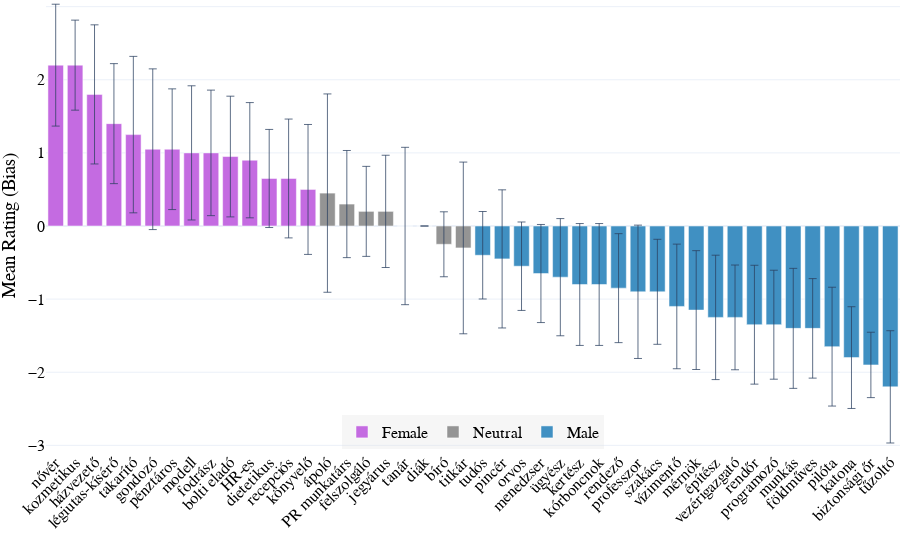

Notebook source saved alongside this figure:
### Markdown cell above
### Plot

### Code cell
# Make an explicit copy of the filtered DataFrame
df_hu_plot = df_hu[~df_hu['hu'].isin(['Age', 'Gender', 'Mean Rating'])].copy()

# Assign the 'bias' column safely
df_hu_plot.loc[:, 'bias'] = df_hu_plot['mean_hu'].apply(
    lambda x: 'Female' if x > mean_max else ('Male' if x < mean_min else 'Neutral')
)

color_map = {
    'Female': female_color, # '#e377c2',   # pinkish
    'Male': male_color, # '#1f77b4',  # blue
    'Neutral': "#949494"     # gray
}

# Sort df_hu_plot by mean value before plotting
df_hu_plot_sorted = df_hu_plot.sort_values('mean_hu', ascending=False)

df_hu_plot_sorted['label_hu'] = df_hu_plot_sorted.apply(
    lambda row: f"{row['hu']} ({row['en']})" if pd.notna(row['en']) else row['hu'], axis=1
)

fig = go.Figure()

for bias in ['Female', 'Neutral', 'Male']:
    subset = df_hu_plot_sorted[df_hu_plot_sorted['bias'] == bias]
    fig.add_trace(go.Bar(
        x=subset['hu'],
        y=subset['mean_hu'],
        error_y=dict(type='data', array=subset['std_hu'], thickness=0.75),
        name=bias,
        marker_color=color_map[bias],
        hovertemplate=(
            'Hungarian: %{x}<br>'
            'Mean Rating: %{y:.2f}<br>'
            'Standard Deviation: %{error_y.array:.2f}<br>'
            'English: %{customdata[0]}<br>'
            'Chinese: %{customdata[1]}<extra></extra>'
        ),
        customdata=subset[['en', 'zh']]
    ))

fig.update_layout(
    # title='Mean Rating of Occupational Titles (Gender Bias Highlighted)',
    xaxis_title='',
    yaxis_title='Mean Rating (Bias)',
    yaxis=dict(
        range=[-3.05, 3.05],
        tickvals=[-3, -2, -1, 0, 1, 2, 3],
        title='Mean Rating (Bias)'
    ),
    xaxis_tickangle=-45,
    template='plotly_white',
    font = dict(family="Times New Roman, serif", size=16, color='black'),
    margin=dict(l=0, r=0, t=0, b=0),
    legend=dict(
        orientation='h',
        yanchor='bottom',
        y=0,
        xanchor='center',
        x=0.5,
        bgcolor='rgba(220, 220, 220, 0.25)',
    )
)

fig.show()

# Save this as a html and image
fig.write_html('occupations_hu.html')
fig.write_image('occupations_hu.png', scale=3, width=1000, height=400)

### Figure 1 — Plotly figure (JSON) as saved in the notebook; plotly's stock layout.template omitted (floating-point values rounded to 4 significant figures)
{"data": [{"customdata": [["nurse", "护士 (2)"], ["beautician", "美容师"], ["housekeeper", "家政员"], ["flight attendant", "乘务员"], ["cleaner", "保洁"], ["caregiver", "护工"], ["cashier", "收银员"], ["model", "模特"], ["hairdresser", "理发师"], ["shop assistant", "导购员"], ["HR specialist", "人事"], ["dietitian", "营养师"], ["receptionist", "前台"], ["accountant", "会计"]], "error_y": {"array": [0.8335, 0.6156, 0.9515, 0.8208, 1.07, 1.099, 0.8256, 0.9177, 0.8584, 0.8256, 0.7881, 0.6708, 0.8127, 0.8885], "thickness": 0.75, "type": "data"}, "hovertemplate": "Hungarian: %{x}<br>Mean Rating: %{y:.2f}<br>Standard Deviation: %{error_y.array:.2f}<br>English: %{customdata[0]}<br>Chinese: %{customdata[1]}<extra></extra>", "marker": {"color": "#C46BE1"}, "name": "Female", "type": "bar", "x": ["nővér", "kozmetikus", "házvezető", "légiutas-kísérő", "takarító", "gondozó", "pénztáros", "modell", "fodrász", "bolti eladó", "HR-es", "dietetikus", "recepciós", "könyvelő"], "y": [2.2, 2.2, 1.8, 1.4, 1.25, 1.05, 1.05, 1.0, 1.0, 0.95, 0.9, 0.65, 0.65, 0.5]}, {"customdata": [["nurse", "护士"], ["PR specialist", "公关"], ["server", "服务员"], ["ticket seller", "售票员"], ["teacher", "教师"], ["student", "学生"], ["judge", "法官"], ["secretary", "秘书"]], "error_y": {"array": [1.356, 0.7327, 0.6156, 0.7678, 1.076, 0.0, 0.4443, 1.174], "thickness": 0.75, "type": "data"}, "hovertemplate": "Hungarian: %{x}<br>Mean Rating: %{y:.2f}<br>Standard Deviation: %{error_y.array:.2f}<br>English: %{customdata[0]}<br>Chinese: %{customdata[1]}<extra></extra>", "marker": {"color": "#949494"}, "name": "Neutral", "type": "bar", "x": ["ápoló", "PR munkatárs", "felszolgáló", "jegyárus", "tanár", "diák", "bíró", "titkár"], "y": [0.45, 0.3, 0.2, 0.2, 0.0, 0.0, -0.25, -0.3]}, {"customdata": [["scientist", "科学家"], ["waiter", "服务员"], ["doctor", "医生"], ["manager", "高管"], ["prosecutor", "检察官"], ["gardener", "园丁"], ["pathologist", "法医"], ["director", "导演"], ["professor", "教授"], ["chef", "厨师"], ["lifeguard", "救生员"], ["engineer", "工程师"], ["architect", "建筑师"], ["CEO", "董事长"], ["police officer", "警察"], ["programmer", "程序员"], ["worker", "工人"], ["farmer", "农民"], ["pilot", "飞行员"], ["soldier", "军人"], ["security guard", "保安"], ["firefighter", "消防员"]], "error_y": {"array": [0.5982, 0.9445, 0.6048, 0.6708, 0.8013, 0.8335, 0.8335, 0.7452, 0.9119, 0.7182, 0.8522, 0.8127, 0.8507, 0.7164, 0.8127, 0.7452, 0.8208, 0.6806, 0.8127, 0.6959, 0.4472, 0.7678], "thickness": 0.75, "type": "data"}, "hovertemplate": "Hungarian: %{x}<br>Mean Rating: %{y:.2f}<br>Standard Deviation: %{error_y.array:.2f}<br>English: %{customdata[0]}<br>Chinese: %{customdata[1]}<extra></extra>", "marker": {"color": "#4090C2"}, "name": "Male", "type": "bar", "x": ["tudós", "pincér", "orvos", "menedzser", "ügyész", "kertész", "kórboncnok", "rendező", "professzor", "szakács", "vízimentő", "mérnök", "építész", "vezérigazgató", "rendőr", "programozó", "munkás", "földműves", "pilóta", "katona", "biztonsági őr", "tűzoltó"], "y": [-0.4, -0.45, -0.55, -0.65, -0.7, -0.8, -0.8, -0.85, -0.9, -0.9, -1.1, -1.15, -1.25, -1.25, -1.35, -1.35, -1.4, -1.4, -1.65, -1.8, -1.9, -2.2]}], "layout": {"font": {"color": "black", "family": "Times New Roman, serif", "size": 16}, "legend": {"bgcolor": "rgba(220, 220, 220, 0.25)", "orientation": "h", "x": 0.5, "xanchor": "center", "y": 0, "yanchor": "bottom"}, "margin": {"b": 0, "l": 0, "r": 0, "t": 0}, "xaxis": {"tickangle": -45, "title": {"text": ""}}, "yaxis": {"range": [-3.05, 3.05], "tickvals": [-3, -2, -1, 0, 1, 2, 3], "title": {"text": "Mean Rating (Bias)"}}}}
